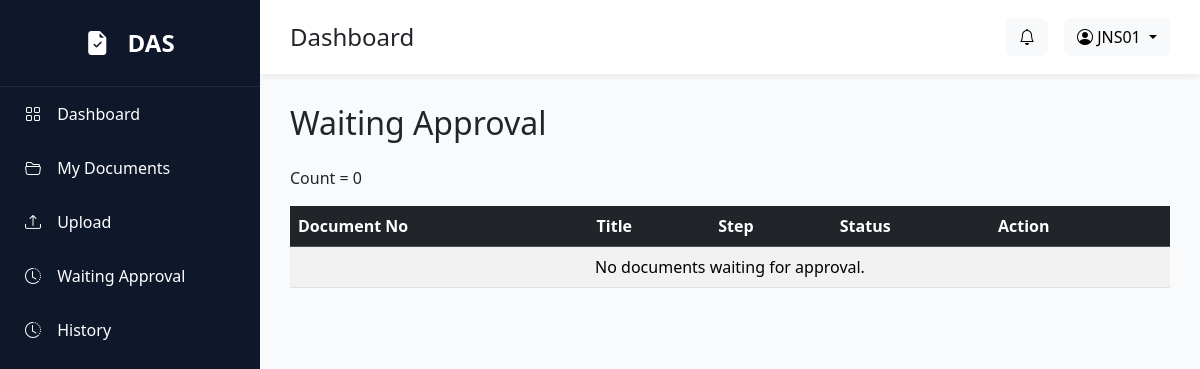
The app's page /documents/waiting (signed in), older data.
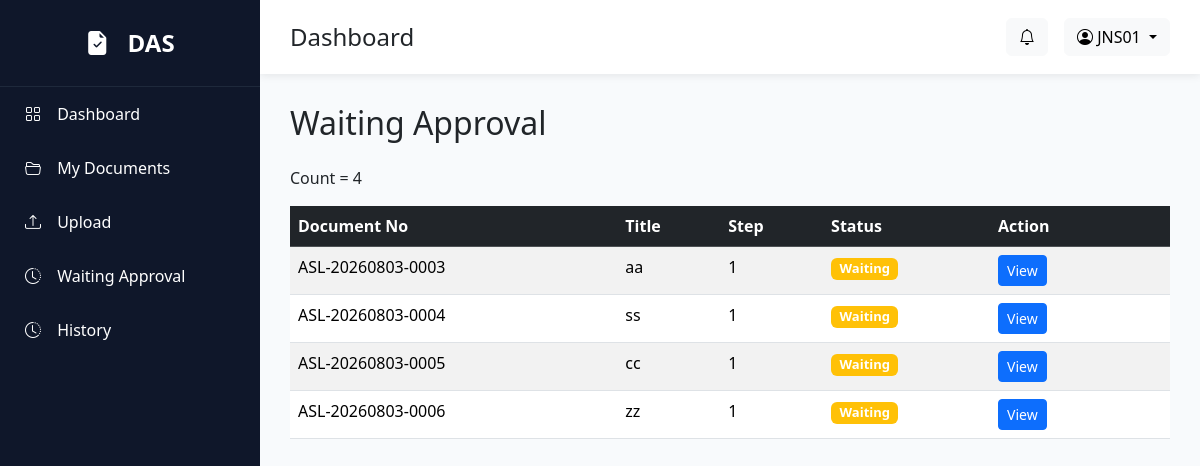
The same page, newer data.
### models/user.py (models this page shows)
class User(UserMixin, db.Model):
    __tablename__ = "users"
    id = db.Column(db.Integer, primary_key=True)
    employee_id = db.Column(db.String(20), unique=True, nullable=False)
    fullname = db.Column(db.String(200), nullable=False)
    username = db.Column(db.String(100), unique=True)
    password = db.Column(db.String(255), nullable=False)
    email = db.Column(db.String(150))
    department = db.Column(db.String(100))
    position = db.Column(db.String(100))
    role = db.Column(db.String(50), default="Employee")
    status = db.Column(db.String(20), default="Active")
    created_at = db.Column(db.DateTime, default=datetime.utcnow)
    approval_steps = db.relationship(
        "ApprovalStep",
        backref="approver",
        lazy=True
    )

### models/approval_step.py (models this page shows)
class ApprovalStep(db.Model):
    __tablename__ = "approval_steps"
    id = db.Column(db.Integer, primary_key=True)
    document_id = db.Column(
        db.Integer,
        db.ForeignKey("documents.id"),
        nullable=False
    )
    approver_id = db.Column(
        db.Integer,
        db.ForeignKey("users.id"),
        nullable=False
    )
    sequence = db.Column(
        db.Integer,
        nullable=False
    )
    status = db.Column(
        db.String(20),
        default="Pending"
    )
    approved_at = db.Column(
        db.DateTime
    )
    comment = db.Column(
        db.Text
    )
    created_at = db.Column(
        db.DateTime,
        default=datetime.utcnow
    )

### models/document.py (models this page shows)
class Document(db.Model):
    __tablename__ = "documents"
    id = db.Column(db.Integer, primary_key=True)
    document_no = db.Column(db.String(30), unique=True, nullable=False)
    title = db.Column(db.String(255), nullable=False)
    document_type = db.Column(db.String(100), nullable=False)
    description = db.Column(db.Text)
    file_name = db.Column(db.String(255))
    status = db.Column(db.String(50), default="Waiting Manager")
    created_by = db.Column(db.String(20))
    current_approver = db.Column(db.String(20))
    created_at = db.Column(
        db.DateTime,
        default=lambda: datetime.utcnow() + timedelta(hours=7)
    )
    approval_steps = db.relationship(
        "ApprovalStep",
        backref="document",
        lazy=True,
        cascade="all, delete-orphan",
        order_by="ApprovalStep.sequence"
    )

### routes/document.py (the view)
@document_bp.route("/documents/waiting")
@login_required
def waiting_documents():
    waiting_steps = (
        ApprovalStep.query
        .filter_by(
            approver_id=current_user.id,
            status="Waiting"
        )
        .all()
    )
    print("================================")
    print("Current User ID :", current_user.id)
    print("Waiting Count :", len(waiting_steps))
    for step in waiting_steps:
        print(step.document_id, step.approver_id, step.status)
    print("================================")
    return render_template(
        "documents/waiting.html",
        waiting_steps=waiting_steps
    )

### app.py (called while the page is built)
@login_manager.user_loader
def load_user(user_id):
    return User.query.get(int(user_id))

### templates/documents/waiting.html (shortened to what this page needs)
{% extends "layout/base.html" %}
{% block content %}
<h2 class="mb-4">Waiting Approval</h2>
<p>Count = {{ waiting_steps|length }}</p>
<div class="table-responsive d-none d-lg-block">
<table class="table table-striped">
    <thead class="table-dark">
        <tr>
            <th>Document No</th>
            <th>Title</th>
            <th>Step</th>
            <th>Status</th>
            <th width="180">Action</th>
        </tr>
    </thead>
    <tbody>
        {% for step in waiting_steps %}
        <tr>
            <td>{{ step.document.document_no }}</td>
            <td>{{ step.document.title }}</td>
            <td>{{ step.sequence }}</td>
            <td>
                <span class="badge bg-warning">
                    {{ step.status }}
                </span>
            </td>
            <td>
                <a href="/documents/{{ step.document.id }}" class="btn btn-primary btn-sm">
                    View
                </a>
            </td>
        </tr>
        {% else %}
        <tr>
            <td colspan="5" class="text-center">
                No documents waiting for approval.
            </td>
        </tr>
        {% endfor %}
    </tbody>
</table>
</div>
{% endblock %}

### templates/layout/base.html (shortened to what this page needs)
<!DOCTYPE html>
<html lang="en">
<head>
    <link href="https://cdn.jsdelivr.net/npm/bootstrap@5.3.7/dist/css/bootstrap.min.css" rel="stylesheet">
    <link href="https://cdn.jsdelivr.net/npm/bootstrap-icons@1.11.3/font/bootstrap-icons.min.css" rel="stylesheet">
    <link rel="stylesheet" href="{{ url_for('static', filename='css/style.css') }}">
</head>
<body>
    <div class="wrapper">
        <div class="sidebar d-none d-lg-block">
            <div class="logo">
                <i class="bi bi-file-earmark-check-fill"></i>
                DAS
            </div>
            <a href="/dashboard">
                <i class="bi bi-grid"></i>
                Dashboard
            </a>
            <a href="/documents">
                <i class="bi bi-folder2-open"></i>
                My Documents
            </a>
            <a href="/documents/create">
                <i class="bi bi-upload"></i>
                Upload
            </a>
            <a href="/documents/waiting">
                <i class="bi bi-clock-history"></i>
                Waiting Approval
            </a>
            <a href="/history">
                <i class="bi bi-clock-history"></i>
                History
            </a>
        </div>
        <div class="main">
            <div class="topbar">
                <div class="d-flex align-items-center">
                    <h4 class="mb-0">
                        {% block page_title %}
                        Dashboard
                        {% endblock %}
                    </h4>
                </div>
                <div class="d-flex align-items-center gap-3">
                    <button class="btn btn-light position-relative">
                        <i class="bi bi-bell"></i>
                    </button>
                    <div class="dropdown">
                        <button class="btn btn-light dropdown-toggle" data-bs-toggle="dropdown">
                            <i class="bi bi-person-circle"></i>
                            {{ current_user.employee_id }}
                        </button>
                    </div>
                </div>
            </div>
            <div class="content">
                {% block content %}
                {% endblock %}
            </div>
        </div>
    </div>
</body>
</html>

### static/css/style.css (style rules this page uses)
* { margin:0; padding:0; box-sizing:border-box; font-family:'Segoe UI',sans-serif; }
body { background:#F8FAFC; }
.wrapper { display:flex; }
.sidebar { width:260px; height:100vh; background:#0F172A; color:white; position:fixed; }
.logo { padding:25px; font-size:24px; font-weight:bold; text-align:center; border-bottom:1px solid #1E293B; }
.sidebar a { color:white; text-decoration:none; display:block; padding:15px 25px; transition:.3s; }
.sidebar i { margin-right:12px; }
.main { margin-left:260px; width:100%; }
.topbar { background:white; padding:18px 30px; display:flex; justify-content:space-between; align-items:center; box-shadow:0 2px 8px rgba(0,0,0,.08); }
.content { padding:30px; }
.badge { font-size: 13px; }
.table-responsive { overflow-x:auto; }

Row changes from the older to the newer data that the page shows:
added ApprovalStep: document.document_no "ASL-20260803-0003", document "aa", sequence "1", status "Waiting"
added ApprovalStep: document.document_no "ASL-20260803-0004", document "ss", sequence "1", status "Waiting"
added ApprovalStep: document.document_no "ASL-20260803-0005", document "cc", sequence "1", status "Waiting"
added ApprovalStep: document.document_no "ASL-20260803-0006", document "zz", sequence "1", status "Waiting"
Text that changed along with them:
{{ waiting_steps|length }}: "0" → "4"
text no longer shown: "No documents waiting for approval."
